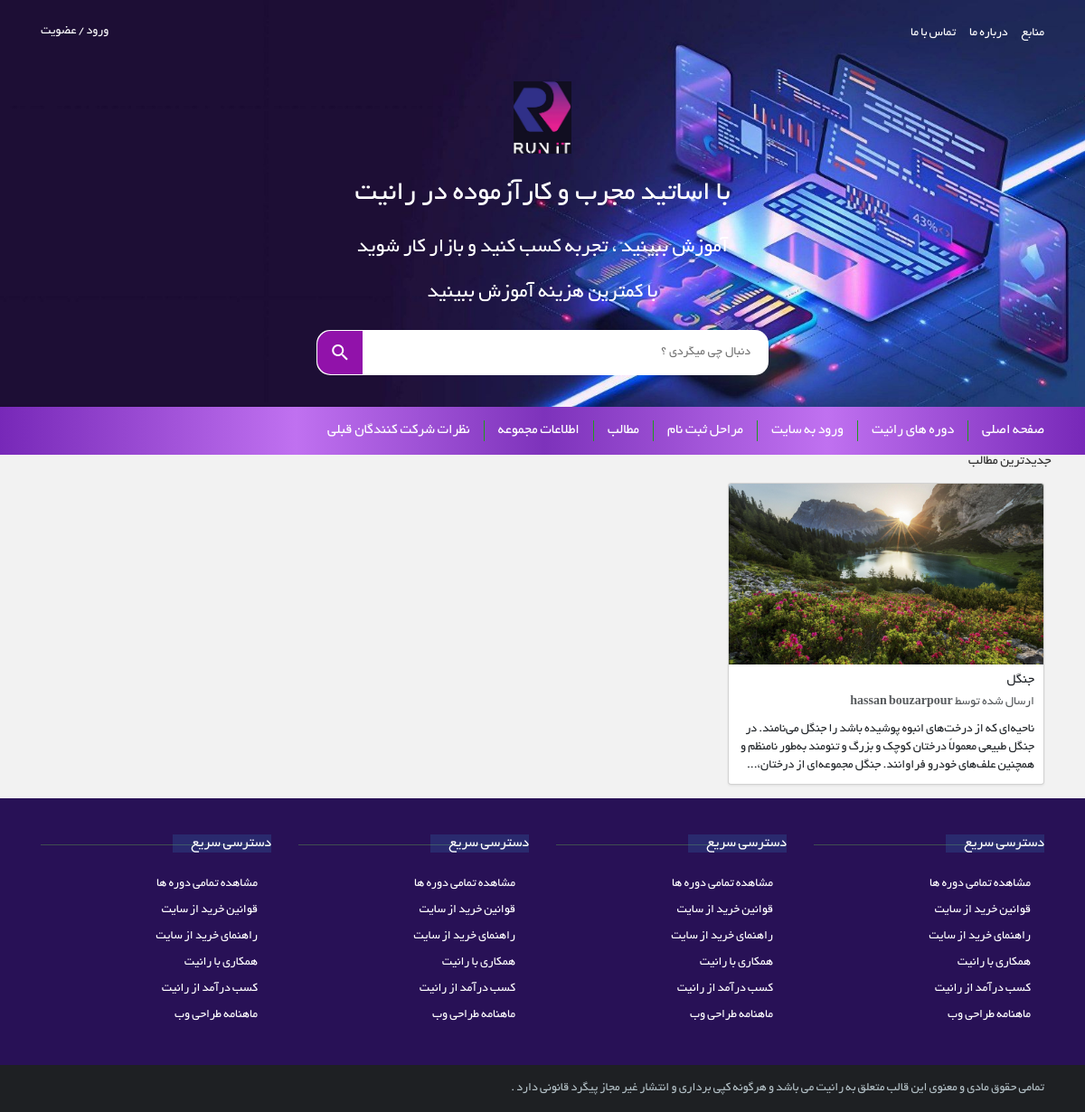
Page /all-posts on the committed database.
### runnit_project/models.py (models this page shows, shortened)
class Post(db.Model):
    post_id = db.Column(db.Integer, primary_key=True)
    title = db.Column(db.String(100), nullable=False)
    body = db.Column(db.Text, nullable=False)
    image = db.Column(db.String(200),nullable = True)
    user_id = db.Column(db.Integer, db.ForeignKey('user.user_id'), nullable=False)

class User(db.Model):
    user_id = db.Column(db.Integer, primary_key=True)
    firstname = db.Column(db.String(50), nullable=False)
    lastname = db.Column(db.String(50), nullable=False)
    email = db.Column(db.String(100), unique=True, nullable=False)
    phone_number = db.Column(db.String(15), nullable=True)
    profile_pic = db.Column(db.String(200))
    _password = db.Column(db.String(250), nullable=False)
    is_admin = db.Column(db.Boolean, default=False)
    is_superuser = db.Column(db.Boolean, default=False)
    is_authenticated = db.Column(db.Boolean, default=False)
    posts = db.relationship('Post', backref='user', lazy=True)
    comments = db.relationship('Comment', backref='user', lazy=True)
    ratings = db.relationship('Rating', backref='user', lazy=True)
    resumes = db.relationship('Resume', backref='user', lazy=True)
    course = db.relationship('Course', backref='user', lazy=True)
    type = db.Column(db.String(50))
    @property
    def password(self):
        raise AttributeError("password is not a readable attribute")

class Superuser(User):
    def __init__(self, firstname, lastname, email, password, **kwargs):
        super().__init__(firstname=firstname, lastname=lastname, email=email, password=password, **kwargs)
        self.is_superuser = True

### runnit_project/routes.py (the view)
@app.route("/all-posts")
def all_posts():
    posts = Post.query.all()
    return render_template("all_posts.html", posts = posts,translations=translations[session["language"]], lang=session["language"])

### run.py (called while the page is built, shortened)
@app.before_request
def create_initials():
    if not "language" in session:
        session["language"] = 'fa'
    global initialization_done

### runnit_project/templates/all_posts.html (shortened to what this page needs)
{% extends './shared/base.html' %}
{% block content %}
<section class="tm-latest-post">
    <div class="container">
        <div class="row">
            <div class="col-12">
                <h2 class="tm-section-title mb-4">{{ translations['latest_posts'] }}</h2>
            </div>
        </div>
        <div class="row">
            {% for post in posts %}
            <div class="col-lg-4 col-md-6 mb-4">
                <a href="{{ url_for('post_detail', post_id=post.post_id) }}" class="text-decoration-none text-dark">
                    <div class="card h-100 shadow-sm">
                        <div class="card-img-container">
                            <img src="{{ url_for('static', filename=post.image.replace('static/', '').replace('runnit_project/', '').replace('\\', '/')) }}"
                                 class="card-img-top"
                                 alt="post image">
                        </div>
                        <div class="card-body">
                            <h5 class="card-title">{{ post.title }}</h5>
                            <p class="card-text text-muted">
                                {{ translations['sent_by'] }} <strong>{{ post.user.firstname }} {{ post.user.lastname }}</strong>
                            </p>
                            <p class="card-text limited-text">{{ post.body }}</p>
                        </div>
                    </div>
                </a>
            </div>
            {% endfor %}
        </div>
    </div>
</section>
{% endblock %}

### runnit_project/static/css/style.css (style rules this page uses)
html { overflow-x: hidden; }
body { margin: 0; padding: 0; font-family: 'BYekan'; font-size: 14px; word-spacing: -1px; background-color: #f2f2f2 }
a:link,a:hover,a:active { text-decoration: none; outline: 0 !important }
i,span,label,a { display: inline-block; font-weight: normal; }
h1,h2,h3,h4,h5,h6 { font-size: 15px; margin: 0; padding: 0 }
img { max-width: 100% }
a,i,input[type="submit"], form button { -webkit-transition : all 0.2s linear 0s; -moz-transition : all 0.2s linear 0s; -ms-transition : all 0.2s linear 0s; -o-transition : all 0.2s linear 0s; transition : all 0.2s linear 0s }

### runnit_project/templates/all_posts.html (style rules this page uses)
.card-img-container { height: 200px; overflow: hidden; }
.card-img-container img { width: 100%; height: 100%; object-fit: cover; }
.limited-text { display: -webkit-box; -webkit-line-clamp: 3; -webkit-box-orient: vertical; overflow: hidden; text-overflow: ellipsis; max-height: 4.5em; }

### rows in the picture
Post: title "جنگل", user.firstname "hassan", user.lastname "bouzarpour", body "ناحیه‌ای که از درخت‌های انبوه پوشیده باشد را جنگل می‌نامند. در جنگل طبیعی معمولاً درختان کوچک و بزرگ و تنومند به‌طور نامنظم و همچنین علف‌های خودرو فراوانند. جنگل مجموعه‌ای از…"

### other values in the picture
{{ translations['latest_posts'] }} "جدیدترین مطالب"
